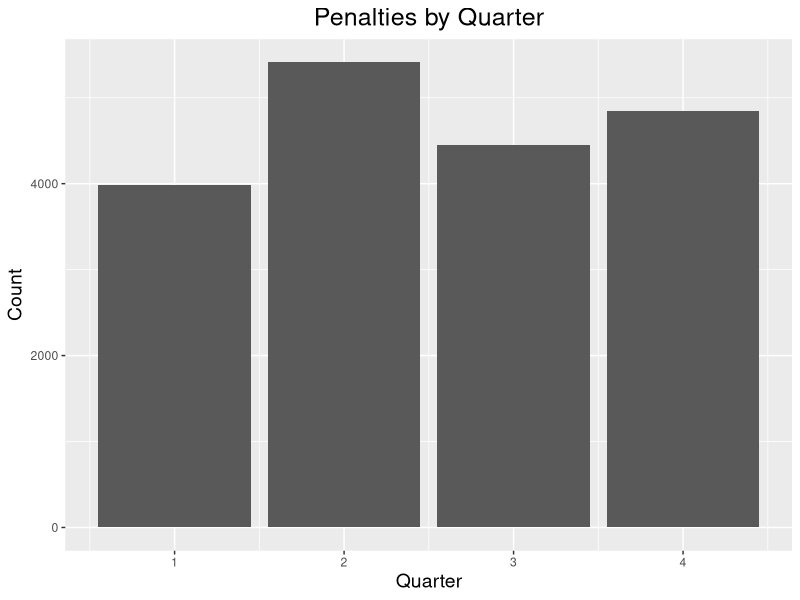

Reproduce this figure in R. (Note: this script raises an error after producing the figure.)
## ---- chunk 1
knitr::opts_chunk$set(echo = TRUE)
## ---- chunk 2
df <- read.csv('./data/df_ref.csv')
## ---- chunk 3
library(ggplot2)
library(dplyr)
# Ignore penalties called in overtime (denoted by quarter 5)
df <- df %>%
  filter(Quarter < 5)
ggplot(df, aes(x=Quarter)) +
  geom_bar() +
  ggtitle("Penalties by Quarter") +
  xlab("Quarter") +
  ylab("Count") +
  theme(axis.title.x = element_text(size = 14),
      axis.title.y = element_text(size = 14),
      plot.title = element_text(hjust = 0.5, size = 18))
## ---- chunk 4
df_off <- df %>%
  filter(PenaltyTeam == OffenseTeam) %>%
  mutate(type = 'Offense Teams')
df_def <- df %>%
  filter(PenaltyTeam == DefenseTeam) %>%
  mutate(type = 'Defense Teams')

df2 <- rbind(df_off, df_def)
df2 <- df2[c(2,25,29)]

ggplot(df2, aes(x=Quarter)) +
  geom_bar(color = "blue", fill = "lightblue") +
  facet_wrap(~ type) +
  ggtitle("Penalty Distributions by Quarter: Defense vs. Offense") +
  xlab("Quarter") +
  ylab("Count") +
  theme(axis.title.x = element_text(size = 14),
      axis.title.y = element_text(size = 14),
      plot.title = element_text(hjust = 0.5, size = 18))
## ---- chunk 5
df_home <- df %>%
  filter(PenaltyTeam == Home) %>%
  mutate(type = 'Home Teams')
df_away <- df %>%
  filter(PenaltyTeam == Away) %>%
  mutate(type = 'Away Teams')

df3 <- rbind(df_home, df_away)
df3 <- df2[c(2,25,29)]

ggplot(df3, aes(x=Quarter)) +
  geom_bar(color = "blue", fill = "lightblue") +
  facet_wrap(~ type) +
  ggtitle("Penalty Distributions by Quarter: Away vs. Home") +
  xlab("Quarter") +
  ylab("Count") +
  theme(axis.title.x = element_text(size = 14),
      axis.title.y = element_text(size = 14),
      plot.title = element_text(hjust = 0.5, size = 18))
